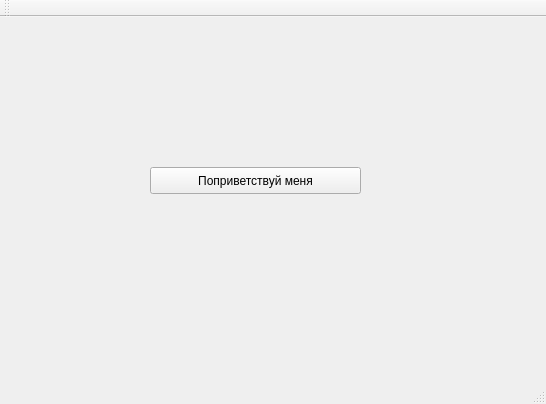
<?xml version="1.0" encoding="UTF-8"?>
<ui version="4.0">
 <class>MainWindow</class>
 <widget class="QMainWindow" name="MainWindow">
  <property name="geometry">
   <rect>
    <x>0</x>
    <y>0</y>
    <width>546</width>
    <height>404</height>
   </rect>
  </property>
  <property name="windowTitle">
   <string>MainWindow</string>
  </property>
  <widget class="QWidget" name="centralWidget">
   <widget class="QPushButton" name="helloBtn">
    <property name="geometry">
     <rect>
      <x>150</x>
      <y>150</y>
      <width>211</width>
      <height>27</height>
     </rect>
    </property>
    <property name="text">
     <string>Поприветствуй меня</string>
    </property>
    <property name="checkable">
     <bool>false</bool>
    </property>
   </widget>
  </widget>
  <widget class="QToolBar" name="mainToolBar">
   <attribute name="toolBarArea">
    <enum>TopToolBarArea</enum>
   </attribute>
   <attribute name="toolBarBreak">
    <bool>false</bool>
   </attribute>
  </widget>
  <widget class="QStatusBar" name="statusBar"/>
 </widget>
 <layoutdefault spacing="6" margin="11"/>
 <resources/>
 <connections/>
</ui>
